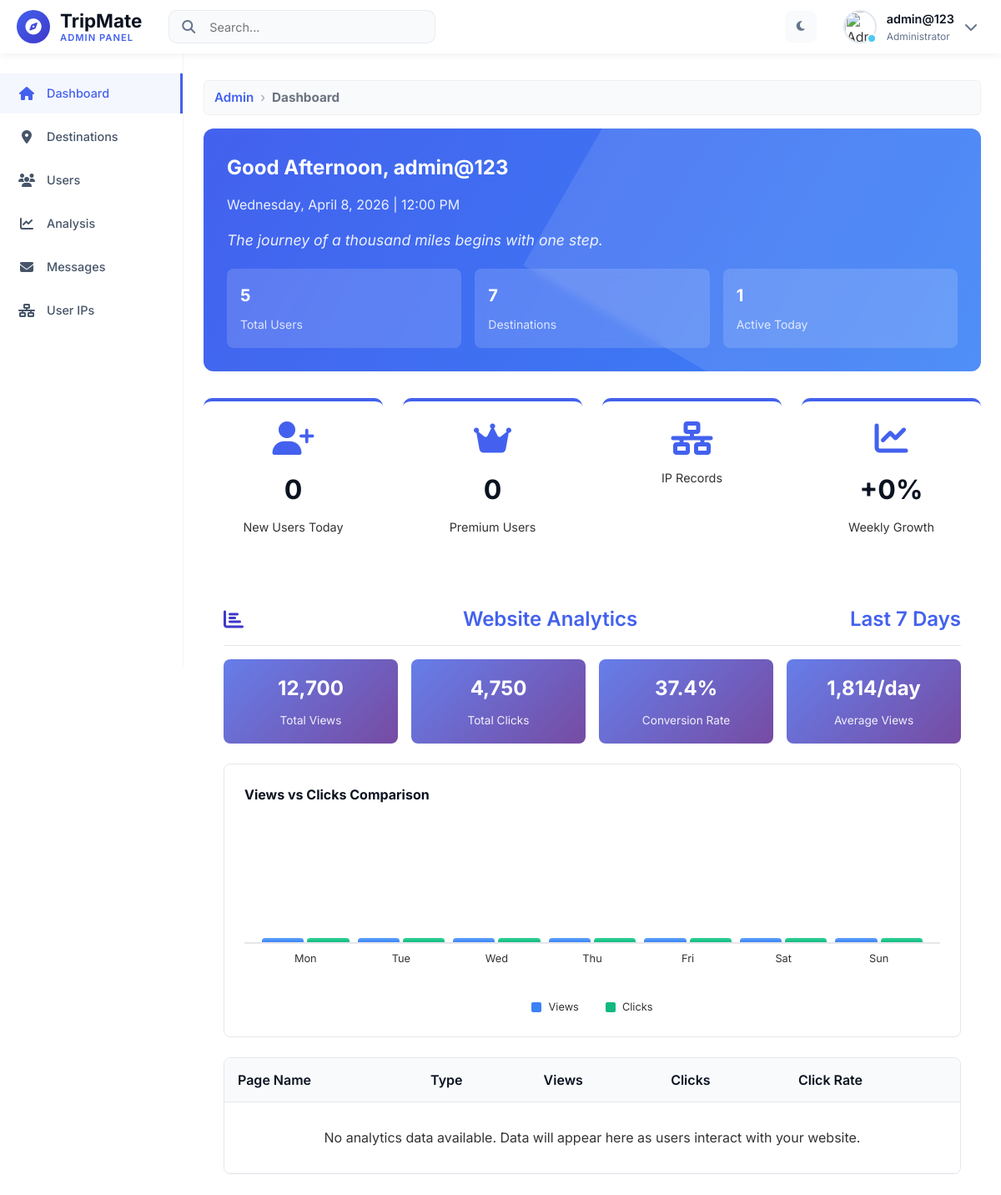
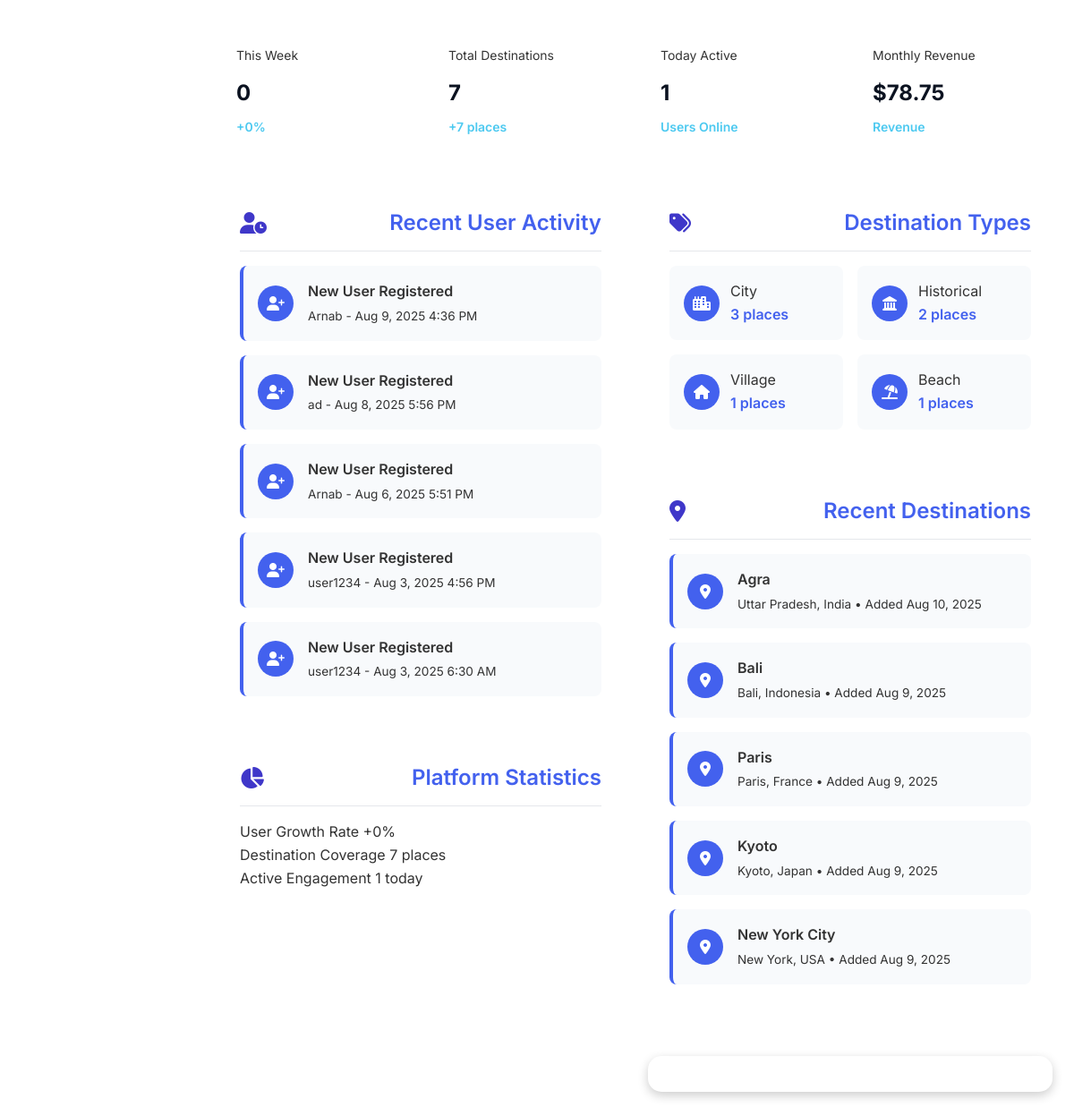
The page /admin/admin_dasbord.php (signed in) on the database its author committed (2 pictures, top to bottom).
### tables this page shows
CREATE TABLE `users` (
  `id` int(11) NOT NULL,
  `name` varchar(100) NOT NULL,
  `email` varchar(100) NOT NULL,
  `password` varchar(255) DEFAULT NULL,
  `auth_provider` enum('manual','google','facebook','instagram') NOT NULL DEFAULT 'manual',
  `provider_id` varchar(255) DEFAULT NULL,
  `profile_pic` varchar(255) DEFAULT NULL,
  `created_at` timestamp NOT NULL DEFAULT current_timestamp(),
  `user_level` enum('normal','high') DEFAULT 'normal'
);

CREATE TABLE `destinations` (
  `id` int(11) NOT NULL,
  `name` varchar(255) NOT NULL,
  `type` varchar(100) NOT NULL,
  `description` text DEFAULT NULL,
  `location` varchar(255) NOT NULL,
  `latitude` decimal(10,8) DEFAULT NULL COMMENT 'Location latitude',
  `longitude` decimal(11,8) DEFAULT NULL COMMENT 'Location longitude',
  `budget` decimal(10,2) NOT NULL,
  `best_season` varchar(100) DEFAULT NULL,
  `image_urls` longtext DEFAULT NULL CHECK (json_valid(`image_urls`)),
  `map_link` varchar(255) DEFAULT NULL,
  `attractions` text DEFAULT NULL COMMENT 'List of tourist attractions',
  `created_at` timestamp NOT NULL DEFAULT current_timestamp(),
  `updated_at` timestamp NOT NULL DEFAULT current_timestamp() ON UPDATE current_timestamp(),
  `season` varchar(50) DEFAULT NULL COMMENT 'Best season to visit',
  `people` text DEFAULT NULL COMMENT 'JSON array of recommended group sizes',
  `tips` text DEFAULT NULL COMMENT 'JSON array of travel tips',
  `cuisines` text DEFAULT NULL COMMENT 'JSON array of local cuisines',
  `cuisine_images` text DEFAULT NULL COMMENT 'JSON object of cuisine images',
  `language` text DEFAULT NULL COMMENT 'JSON array of local languages',
  `profile_pic` varchar(255) DEFAULT NULL
);

### admin/admin_dasbord.php (the view, shortened to what the rows shown need)
<?php
include '../database/dbconfig.php';
$recent_users = $conn->query("SELECT name, email, created_at FROM users ORDER BY created_at DESC LIMIT 5");
$recent_destinations = $conn->query("SELECT name, location, created_at FROM destinations ORDER BY created_at DESC LIMIT 5");
?>
<?php include 'admin_header.php'; ?>
        <div class="main-content">
            <div class="trek-header">
                <h2 class="greeting" id="greeting">Good Day, <?= htmlspecialchars($admin['name']) ?></h2>
            </div>
            <div class="analytics-card">
                <div class="analytics-table">
                    <table>
                        <thead>
                            <tr>
                                <th>Page Name</th>
                                <th>Type</th>
                                <th>Views</th>
                                <th>Clicks</th>
                                <th>Click Rate</th>
                            </tr>
                        </thead>
                    </table>
                </div>
            </div>
            <div class="dashboard-section">
                <div>
                    <div class="activity-card">
                        <div class="activity-list">
                            <?php if ($recent_users && $recent_users->num_rows > 0): ?>
                                <?php while($user = $recent_users->fetch_assoc()): ?>
                                <div class="activity-item">
                                    <div class="activity-icon">
                                        <i class="fas fa-user-plus"></i>
                                    </div>
                                    <div class="activity-content">
                                        <div class="activity-title">New User Registered</div>
                                        <div class="activity-time">
                                            <?= htmlspecialchars($user['name']) ?> - <?= date('M j, Y g:i A', strtotime($user['created_at'])) ?>
                                        </div>
                                    </div>
                                </div>
                                <?php endwhile; ?>
                            <?php endif; ?>
                        </div>
                    </div>
                </div>
                <div>
                    <div class="activity-card">
                        <div class="activity-list">
                            <?php if ($recent_destinations && $recent_destinations->num_rows > 0): ?>
                                <?php while($destination = $recent_destinations->fetch_assoc()): ?>
                                <div class="activity-item">
                                    <div class="activity-icon">
                                        <i class="fas fa-location-dot"></i>
                                    </div>
                                    <div class="activity-content">
                                        <div class="activity-title"><?= htmlspecialchars($destination['name']) ?></div>
                                        <div class="activity-time">
                                            <?= htmlspecialchars($destination['location']) ?> •
                                            Added <?= date('M j, Y', strtotime($destination['created_at'])) ?>
                                        </div>
                                    </div>
                                </div>
                                <?php endwhile; ?>
                            <?php endif; ?>
                        </div>
                    </div>
                </div>
            </div>
        </div>
<?php include 'admin_footer.php'; ?>

### admin/admin_header.php (shortened to what the rows shown need)
<?php
include '../database/dbconfig.php';
$admin_id = $_SESSION['admin_id'];
$admin_query = $conn->prepare("SELECT name, email, profile_pic FROM admin WHERE id = ?");
$admin_query->bind_param("i", $admin_id);
$admin_query->execute();
$admin_result = $admin_query->get_result();
$admin = $admin_result->fetch_assoc() ?? ['name' => 'Unknown', 'email' => '', 'profile_pic' => NULL];
$admin_name = $admin['name'];
?>
<!DOCTYPE html>
<html lang="en">
<head>
    <link rel="stylesheet" href="https://cdnjs.cloudflare.com/ajax/libs/font-awesome/6.4.0/css/all.min.css">
</head>
<body>
    <header class="header">
        <div class="header-container">
            <div class="header-right">
                <div class="user-profile">
                    <div class="profile-info">
                        <span class="profile-name"><?= htmlspecialchars($admin_name) ?></span>
                        <span class="profile-role">Administrator</span>
                    </div>
                </div>
            </div>
        </div>
    </header>
</body>
</html>

### rows shown on the page
users: name "Arnab", created_at "Aug 9, 2025 4:36 PM"
users: name "ad", created_at "Aug 8, 2025 5:56 PM"
users: name "Arnab", created_at "Aug 6, 2025 5:51 PM"
users: name "user1234", created_at "Aug 3, 2025 4:56 PM"
users: name "user1234", created_at "Aug 3, 2025 6:30 AM"
destinations: name "Agra", location "Uttar Pradesh, India", created_at "Aug 10, 2025"
destinations: name "Bali", location "Bali, Indonesia", created_at "Aug 9, 2025"
destinations: name "Paris", location "Paris, France", created_at "Aug 9, 2025"
destinations: name "Kyoto", location "Kyoto, Japan", created_at "Aug 9, 2025"
destinations: name "New York City", location "New York, USA", created_at "Aug 9, 2025"

### other values the page prints
$admin_name "admin@123"
$total_users "5"
$total_destinations "7"
$today_active "1"
$today_users "0"
$high_level_users "0"
$weekly_growth "0"
$total_views "12,700"
$total_clicks "4,750"
$conversion_rate "37.4"
$total_views / 7 "1,814"
$label "Mon"
$label "Tue"
$label "Wed"
$label "Thu"
